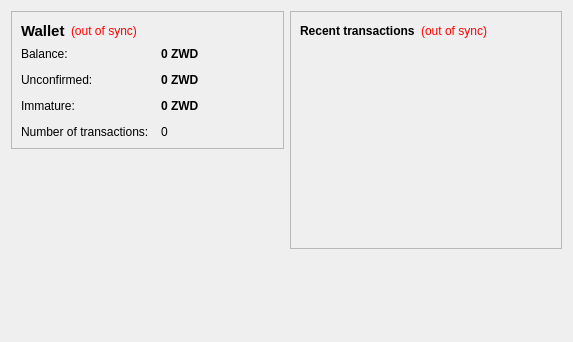
<?xml version="1.0" encoding="UTF-8"?>
<ui version="4.0">
 <class>OverviewPage</class>
 <widget class="QWidget" name="OverviewPage">
  <property name="geometry">
   <rect>
    <x>0</x>
    <y>0</y>
    <width>573</width>
    <height>342</height>
   </rect>
  </property>
  <property name="windowTitle">
   <string>Form</string>
  </property>
  <layout class="QHBoxLayout" name="horizontalLayout" stretch="1,1">
   <item>
    <layout class="QVBoxLayout" name="verticalLayout_2">
     <item>
      <widget class="QFrame" name="frame">
       <property name="frameShape">
        <enum>QFrame::StyledPanel</enum>
       </property>
       <property name="frameShadow">
        <enum>QFrame::Raised</enum>
       </property>
       <layout class="QVBoxLayout" name="verticalLayout_4">
        <item>
         <layout class="QHBoxLayout" name="horizontalLayout_4">
          <item>
           <widget class="QLabel" name="label_5">
            <property name="font">
             <font>
              <pointsize>11</pointsize>
              <weight>75</weight>
              <bold>true</bold>
             </font>
            </property>
            <property name="text">
             <string>Wallet</string>
            </property>
           </widget>
          </item>
          <item>
           <widget class="QLabel" name="labelWalletStatus">
            <property name="toolTip">
             <string>The displayed information may be out of date. Your wallet automatically synchronizes with the ZWD network after a connection is established, but this process has not completed yet.</string>
            </property>
            <property name="styleSheet">
             <string notr="true">QLabel { color: red; }</string>
            </property>
            <property name="text">
             <string notr="true">(out of sync)</string>
            </property>
            <property name="alignment">
             <set>Qt::AlignLeading|Qt::AlignLeft|Qt::AlignVCenter</set>
            </property>
           </widget>
          </item>
          <item>
           <spacer name="horizontalSpacer_2">
            <property name="orientation">
             <enum>Qt::Horizontal</enum>
            </property>
            <property name="sizeHint" stdset="0">
             <size>
              <width>40</width>
              <height>20</height>
             </size>
            </property>
           </spacer>
          </item>
         </layout>
        </item>
        <item>
         <layout class="QFormLayout" name="formLayout_2">
          <property name="fieldGrowthPolicy">
           <enum>QFormLayout::AllNonFixedFieldsGrow</enum>
          </property>
          <property name="horizontalSpacing">
           <number>12</number>
          </property>
          <property name="verticalSpacing">
           <number>12</number>
          </property>
          <item row="0" column="0">
           <widget class="QLabel" name="label">
            <property name="text">
             <string>Balance:</string>
            </property>
           </widget>
          </item>
          <item row="0" column="1">
           <widget class="QLabel" name="labelBalance">
            <property name="font">
             <font>
              <weight>75</weight>
              <bold>true</bold>
             </font>
            </property>
            <property name="cursor">
             <cursorShape>IBeamCursor</cursorShape>
            </property>
            <property name="toolTip">
             <string>Your current balance</string>
            </property>
            <property name="text">
             <string notr="true">0 ZWD</string>
            </property>
            <property name="textInteractionFlags">
             <set>Qt::LinksAccessibleByMouse|Qt::TextSelectableByKeyboard|Qt::TextSelectableByMouse</set>
            </property>
           </widget>
          </item>
          <item row="1" column="0">
           <widget class="QLabel" name="label_3">
            <property name="text">
             <string>Unconfirmed:</string>
            </property>
           </widget>
          </item>
          <item row="1" column="1">
           <widget class="QLabel" name="labelUnconfirmed">
            <property name="font">
             <font>
              <weight>75</weight>
              <bold>true</bold>
             </font>
            </property>
            <property name="cursor">
             <cursorShape>IBeamCursor</cursorShape>
            </property>
            <property name="toolTip">
             <string>Total of transactions that have yet to be confirmed, and do not yet count toward the current balance</string>
            </property>
            <property name="text">
             <string notr="true">0 ZWD</string>
            </property>
            <property name="textInteractionFlags">
             <set>Qt::LinksAccessibleByMouse|Qt::TextSelectableByKeyboard|Qt::TextSelectableByMouse</set>
            </property>
           </widget>
          </item>
          <item row="3" column="0">
           <widget class="QLabel" name="label_2">
            <property name="text">
             <string>Number of transactions:</string>
            </property>
           </widget>
          </item>
          <item row="3" column="1">
           <widget class="QLabel" name="labelNumTransactions">
            <property name="toolTip">
             <string>Total number of transactions in wallet</string>
            </property>
            <property name="text">
             <string notr="true">0</string>
            </property>
           </widget>
          </item>
          <item row="2" column="0">
           <widget class="QLabel" name="labelImmatureText">
            <property name="text">
             <string>Immature:</string>
            </property>
           </widget>
          </item>
          <item row="2" column="1">
           <widget class="QLabel" name="labelImmature">
            <property name="font">
             <font>
              <weight>75</weight>
              <bold>true</bold>
             </font>
            </property>
            <property name="toolTip">
             <string>Mined balance that has not yet matured</string>
            </property>
            <property name="text">
             <string notr="true">0 ZWD</string>
            </property>
            <property name="textInteractionFlags">
             <set>Qt::LinksAccessibleByMouse|Qt::TextSelectableByKeyboard|Qt::TextSelectableByMouse</set>
            </property>
           </widget>
          </item>
         </layout>
        </item>
       </layout>
      </widget>
     </item>
     <item>
      <spacer name="verticalSpacer">
       <property name="orientation">
        <enum>Qt::Vertical</enum>
       </property>
       <property name="sizeHint" stdset="0">
        <size>
         <width>20</width>
         <height>40</height>
        </size>
       </property>
      </spacer>
     </item>
    </layout>
   </item>
   <item>
    <layout class="QVBoxLayout" name="verticalLayout_3">
     <item>
      <widget class="QFrame" name="frame_2">
       <property name="frameShape">
        <enum>QFrame::StyledPanel</enum>
       </property>
       <property name="frameShadow">
        <enum>QFrame::Raised</enum>
       </property>
       <layout class="QVBoxLayout" name="verticalLayout">
        <item>
         <layout class="QHBoxLayout" name="horizontalLayout_2">
          <item>
           <widget class="QLabel" name="label_4">
            <property name="text">
             <string>&lt;b&gt;Recent transactions&lt;/b&gt;</string>
            </property>
           </widget>
          </item>
          <item>
           <widget class="QLabel" name="labelTransactionsStatus">
            <property name="toolTip">
             <string>The displayed information may be out of date. Your wallet automatically synchronizes with the ZWD network after a connection is established, but this process has not completed yet.</string>
            </property>
            <property name="styleSheet">
             <string notr="true">QLabel { color: red; }</string>
            </property>
            <property name="text">
             <string notr="true">(out of sync)</string>
            </property>
            <property name="alignment">
             <set>Qt::AlignRight|Qt::AlignTrailing|Qt::AlignVCenter</set>
            </property>
           </widget>
          </item>
          <item>
           <spacer name="horizontalSpacer">
            <property name="orientation">
             <enum>Qt::Horizontal</enum>
            </property>
            <property name="sizeHint" stdset="0">
             <size>
              <width>40</width>
              <height>20</height>
             </size>
            </property>
           </spacer>
          </item>
         </layout>
        </item>
        <item>
         <widget class="QListView" name="listTransactions">
          <property name="styleSheet">
           <string notr="true">QListView { background: transparent; }</string>
          </property>
          <property name="frameShape">
           <enum>QFrame::NoFrame</enum>
          </property>
          <property name="verticalScrollBarPolicy">
           <enum>Qt::ScrollBarAlwaysOff</enum>
          </property>
          <property name="horizontalScrollBarPolicy">
           <enum>Qt::ScrollBarAlwaysOff</enum>
          </property>
          <property name="selectionMode">
           <enum>QAbstractItemView::NoSelection</enum>
          </property>
         </widget>
        </item>
       </layout>
      </widget>
     </item>
     <item>
      <spacer name="verticalSpacer_2">
       <property name="orientation">
        <enum>Qt::Vertical</enum>
       </property>
       <property name="sizeHint" stdset="0">
        <size>
         <width>20</width>
         <height>40</height>
        </size>
       </property>
      </spacer>
     </item>
    </layout>
   </item>
  </layout>
 </widget>
 <resources/>
 <connections/>
</ui>
